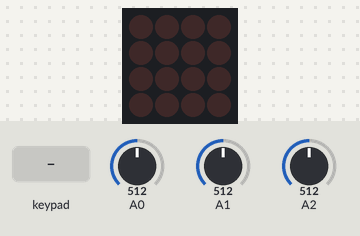
The sketch below on a simulated Arduino Leonardo, built with avr-gcc and run on an emulated ATmega32U4. Parts: 4×4 LED matrix. The inputs (shaded band) are chosen by the test bench; at power-on: A0 = 512, A1 = 512, A2 = 512.

Above: at 1.2 s.
1.3 s: key '0' pressed
At 1.42 s:
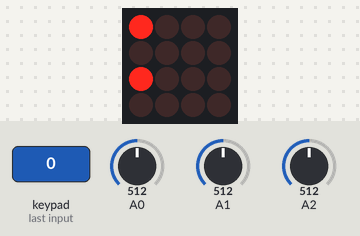
3.5 s: keypad keys 1 2 A pressed 0.4 s apart
At 5.0 s:
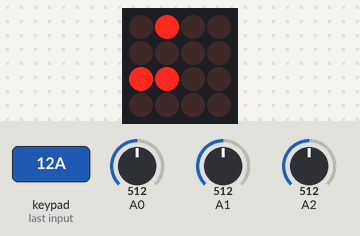
6.2 s: keypad keys 2 5 D pressed 0.4 s apart
At 8.3 s:
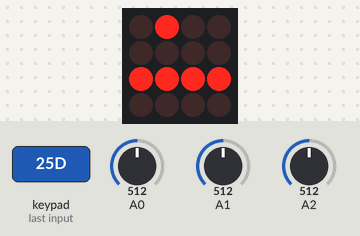
8.9 s: key '2' pressed
At 9.7 s:
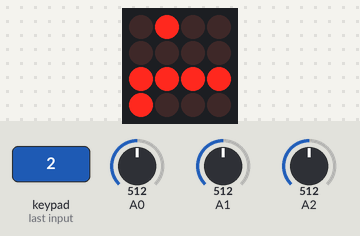
10.5 s: keypad keys 2 5 A pressed 0.4 s apart
At 12.7 s:
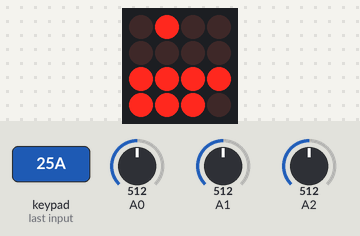
13.2 s: key '1' pressed
At 14.3 s:
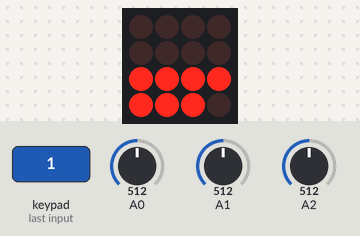
Timing chart, 0 to 15.7 s (numbered marks = the images above; inputs shaded):
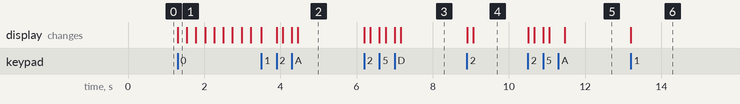

Measured:
- after the input at 1.3 s, the display: changes at once (image 1)
- after the input at 3.5 s, the display: first changes at once (image 2 shows a later state)
- after the input at 6.2 s, the display: first changes at once (image 3 shows a later state)
- after the input at 8.9 s, the display: first changes at once (image 4 shows a later state)
- after the input at 10.5 s, the display: first changes at once (image 5 shows a later state)
- after the input at 13.2 s, the display: changes at once (image 6)

The sketch:

8Step_Sketch.ino
```cpp
#include "Sequencer.h"
#include "MidiManager.h"
#include "ButtonManager.h"

#define INTER 0
#define USB 1

bool MODE = INTER;

Sequencer sequencer;
MidiManager midiManager;
ButtonManager buttonManager;

int led = 13;
int tempo = 120;

int divs[] = {1, 2, 4, 8};
int timeDiv = 1;

float gate = 0.90;

unsigned long prevMillis = 0;

uint8_t lastNote = 0;

void midiPlayCallback() {
  sequencer.togglePlayPause();
  buttonManager.togglePlayButton();
}

void midiStopCallback() {
  sequencer.togglePlayPause();
  buttonManager.togglePlayButton();

  if (lastNote != 0) {
    midiManager.noteOff(lastNote);
  }
}

void setup() {
  // Serial.begin(250000);

  buttonManager.setupManager();

  midiManager.playCallback = &midiPlayCallback;
  midiManager.stopCallback = &midiStopCallback;

  tempo = map(analogRead(0), 0, 1023, 30, 210);
  timeDiv = divs[map(analogRead(1), 0, 1023, 0, 3)];
  gate = map(analogRead(2), 0, 1023, 10, 90) / 100;
}

void readKnobs() {
  int newTempo = tempo;
  if (MODE == INTER) {
    newTempo = map(analogRead(0), 0, 1023, 30, 210);
  } else {
    newTempo = midiManager.midiTempo();
  }
  if (newTempo != tempo) {
    tempo = newTempo;
  }

  int newDiv = divs[map(analogRead(1), 0, 1023, 0, 3)];
  if (newDiv != timeDiv) {
    timeDiv = newDiv;
  }

  float newGate = map(analogRead(2), 0, 1023, 10, 90) / 100.0f;
  if (newGate != gate) {
    gate = newGate;
  }
}

void handleButtons(unsigned long currentMillis) {
  if (buttonManager.stateChanged(currentMillis, MODE)) {
    MODE = buttonManager.modeChanged(MODE);

    if (buttonManager.playPressed()) {
      sequencer.togglePlayPause();

      if (MODE == INTER) {
        midiManager.sendPlayStop(sequencer.isPlaying());
      }
    }

    if (buttonManager.recordPressed()) {
      sequencer.startRecording();

      if (MODE == INTER) {
        midiManager.sendPlayStop(false);
      }
    }

    uint8_t notePressed = buttonManager.notePressed();
    uint8_t noteReleased = buttonManager.noteReleased(sequencer.getState() == 2);

    if (notePressed > 0) {
      midiManager.noteOn(notePressed);
    }
    if (noteReleased > 0) {
      midiManager.noteOff(noteReleased);
      midiManager.noteOff(noteReleased + 1);
      if (sequencer.addStep(noteReleased)) {
        buttonManager.setStepRecordLEDs(sequencer.getCurrentStep(), sequencer.getSequenceLength());
      }
    }

    if (buttonManager.tapPressed()) {
      if (sequencer.addStep(0)) {
        buttonManager.setStepRecordLEDs(sequencer.getCurrentStep(), sequencer.getSequenceLength());
      }
    }

    if (buttonManager.extendPressed()) {
      sequencer.increaseSequence();
    }
    if (buttonManager.reducePressed()) {
      sequencer.decreaseSequence();
    }

    buttonManager.commitLEDState();
  }
}

void handleBeat(unsigned long currentMillis) {
  int inter = (1000 / (tempo * timeDiv)) * 60;
  int gateInter = inter * gate;

  bool beatOccured = false;
  if (MODE == INTER) {
    beatOccured = currentMillis - prevMillis >= inter && sequencer.isPlaying();
  } else if (MODE == USB) {
    beatOccured = midiManager.isPlaying() && midiManager.midiBeat();
  }

  if (beatOccured) {
    // EVERY BEAT

    uint8_t note = sequencer.processStep(&buttonManager);
    buttonManager.commitLEDState();

    if (note != 0) {
      midiManager.noteOn(note);
    }

    lastNote = note;

    prevMillis = currentMillis;
  }

  if (lastNote != 0 && currentMillis - prevMillis >= gateInter) {
    midiManager.noteOff(lastNote);
    lastNote = 0;
  }

  if (MODE == INTER && sequencer.isPlaying()) {
    midiManager.midiClockCheck(currentMillis, tempo);
  }
}

void loop() {
  readKnobs();

  unsigned long currentMillis = millis();

  handleButtons(currentMillis);

  handleBeat(currentMillis);

  if (MODE == USB)
    midiManager.midiRead(timeDiv, currentMillis);
}
```

ButtonManager.cpp
```cpp
#include <math.h>
#include "ButtonManager.h"

void ButtonManager::setupManager() {
    trellis.begin(0x70);
#ifdef __AVR__
    // Default Arduino I2C speed is 100 KHz, but the HT16K33 supports
    // 400 KHz.  We can force this for faster read & refresh, but may
    // break compatibility with other I2C devices...so be prepared to
    // comment this out, or save & restore value as needed.
    TWBR = 12;
#endif
    trellis.clear();
    trellis.writeDisplay();
}

bool ButtonManager::stateChanged(unsigned long delta, bool currentMode) {
    if (delta - previousReadTime < 20L) {
        return false;
    }

    previousReadTime = delta;

    bool state = trellis.readSwitches();

    if (state) {
        if (trellis.justPressed(SHIFT_BTN)) {
            trellis.setLED(SHIFT_BTN);
            trellis.setLED(DOWN_BTN + currentMode);
        }
        if (trellis.justReleased(SHIFT_BTN)) {
            trellis.clrLED(SHIFT_BTN);
            trellis.clrLED(DOWN_BTN);
            trellis.clrLED(UP_BTN);
        }

        checkOctaveButtons();
    }

    return state;
}

void ButtonManager::commitLEDState() {
    trellis.writeDisplay();
}

bool ButtonManager::playPressed() {
    bool justPressed = trellis.justPressed(PLAY_BTN);

    if (justPressed) {
        togglePlayButton();
    }

    return justPressed;
}

bool ButtonManager::recordPressed() {
    bool state = trellis.isLED(REC_BTN);
    bool justPressed = trellis.justPressed(REC_BTN);

    if (justPressed) {
        if (!state) {
            trellis.setLED(REC_BTN);
            trellis.clrLED(PLAY_BTN);
            clearAllBeats();
        } else {
            trellis.clrLED(REC_BTN);
        }
    }

    return justPressed;
}

void ButtonManager::togglePlayButton() {
    bool state = trellis.isLED(PLAY_BTN);

    if (!state) {
        trellis.setLED(PLAY_BTN);
        trellis.clrLED(REC_BTN);
    } else {
        trellis.clrLED(PLAY_BTN);
        clearAllBeats();
    }
}

bool ButtonManager::tapPressed() {
    bool justPressed = trellis.justPressed(TAP_BTN);

    if (justPressed) {
        trellis.setLED(TAP_BTN);
    } else {
        trellis.clrLED(TAP_BTN);
    }

    return justPressed;
}

bool ButtonManager::modeChanged(bool currentMode) {
    if (!trellis.isKeyPressed(SHIFT_BTN)) return currentMode;

    if (trellis.justPressed(DOWN_BTN)) {
        trellis.setLED(DOWN_BTN);
        trellis.clrLED(UP_BTN);
        return 0; // Internal sync
    }
    if (trellis.justPressed(UP_BTN)) {
        trellis.setLED(UP_BTN);
        trellis.clrLED(DOWN_BTN);
        return 1; // USB sync
    }

    trellis.setLED(DOWN_BTN + currentMode);
    return currentMode;
}

bool ButtonManager::extendPressed() {
    bool justPressed = trellis.justPressed(NEXT_BTN) && trellis.isKeyPressed(SHIFT_BTN);

    if (justPressed) {
        trellis.setLED(NEXT_BTN);
    } else {
        trellis.clrLED(NEXT_BTN);
    }

    return justPressed;
}

bool ButtonManager::reducePressed() {
    bool justPressed = trellis.justPressed(PREV_BTN) && trellis.isKeyPressed(SHIFT_BTN);

    if (justPressed) {
        trellis.setLED(PREV_BTN);
    } else {
        trellis.clrLED(PREV_BTN);
    }

    return justPressed;
}

void ButtonManager::checkOctaveButtons() {
    if (trellis.justPressed(DOWN_BTN)) {
        octaveMod = max(octaveMod - 1, -5);
        trellis.setLED(DOWN_BTN);
    } else {
        trellis.clrLED(DOWN_BTN);
    }

    if (trellis.justPressed(UP_BTN)) {
        octaveMod = min(octaveMod + 1, 5);
        trellis.setLED(UP_BTN);
    } else {
        trellis.clrLED(UP_BTN);
    }
}

uint8_t ButtonManager::notePressed() {
    uint8_t note = 0;

    for (int i = 8; i < 16; i++) {
        if (trellis.justPressed(i)) {
            note = addOctave(notes[i - 8]);

            if (trellis.isKeyPressed(SHIFT_BTN)) {
                note++;
            }

            trellis.setLED(i);
        }
    }

    return note;
}

uint8_t ButtonManager::noteReleased(bool isRecording) {
    uint8_t note = 0;

    for (int i = 8; i < 16; i++) {
        if (trellis.justReleased(i)) {
            note = addOctave(notes[i - 8]);

            uint8_t lights = (stepsPressed == 0) ? 8 : stepsPressed;
            if (!isRecording || i - 8 >= lights) {
                trellis.clrLED(i);
            }
        }
    }

    return note;
}

void ButtonManager::clearAllBeats() {
    for (int i = 8; i < 16; i++) {
        trellis.clrLED(i);
    }
}

uint8_t ButtonManager::addOctave(uint8_t note) {
    return max(min(note + (octaveMod * 12), 127), 1);
}

void ButtonManager::setBeatLED(int beat, int sequenceLength) {
    clearAllBeats();
    trellis.setLED((beat % 8) + 8);

    if (sequenceLength > 8) {
        uint8_t pageNum = beat / 8;
        trellis.setLED(pageNum + 8);
    }
}

void ButtonManager::setStepRecordLEDs(int steps, int sequenceLength) {
    if (steps % 8 == 0 && sequenceLength > 8 && steps < sequenceLength) {
        clearAllBeats();
    }

    stepsPressed = steps % 8;
    uint8_t lights = (stepsPressed == 0 && steps == sequenceLength) ? 8 : stepsPressed;
    for (int i = 8; i < 8 + lights; i++) {
        trellis.setLED(i);
    }

    if (sequenceLength > 8) {
        uint8_t pageLED = (steps / 8) + 8;

        if (steps == sequenceLength) {
            pageLED--;
        }

        if (trellis.isLED(pageLED)) {
            trellis.clrLED(pageLED);
        } else {
            trellis.setLED(pageLED);
        }
    }
}
```

ButtonManager.h
```cpp
#ifndef __BUTTONMANAGER__
#define __BUTTONMANAGER__

#include <Wire.h>
#include <Adafruit_Trellis.h>
#include <stdint.h>

class ButtonManager {
public:
    void setupManager();
    bool stateChanged(unsigned long delta, bool currentMode);
    bool playPressed();
    void togglePlayButton();
    bool recordPressed();
    bool tapPressed();
    bool modeChanged(bool currentMode);

    bool extendPressed();
    bool reducePressed();

    void commitLEDState();
    uint8_t notePressed();
    uint8_t noteReleased(bool isRecording);
    void setBeatLED(int beat, int sequenceLength);
    void setStepRecordLEDs(int steps, int sequenceLength);

    ButtonManager() :
    previousReadTime(0),
    stepsPressed(0),
    octaveMod(0) {
        uint8_t temp[] = {60, 62, 64, 65, 67, 69, 71, 72};
        for (int i = 0; i < 8; i++) {
            notes[i] = temp[i];
        }
    }

private:
    enum ButtonDefs {
        PLAY_BTN = 0,
        REC_BTN,
        TAP_BTN,
        SHIFT_BTN,
        DOWN_BTN,
        UP_BTN,
        PREV_BTN,
        NEXT_BTN,
        NOTE_START_BTN
    };

    Adafruit_Trellis trellis;
    uint8_t notes[8];
    unsigned long previousReadTime;
    uint8_t stepsPressed;
    int octaveMod;

    void clearAllBeats();
    uint8_t addOctave(uint8_t note);
    void checkOctaveButtons();
};

#endif
```

MidiManager.cpp
```cpp
#include "MidiManager.h"

void MidiManager::midiNoteOn(byte channel, byte pitch, byte velocity) {
    midiEventPacket_t noteOn = {0x09, (byte)(0x90 | channel), pitch, velocity};
    MidiUSB.sendMIDI(noteOn);
    MidiUSB.flush();
}

void MidiManager::midiNoteOff(byte channel, byte pitch, byte velocity) {
    midiEventPacket_t noteOff = {0x08, (byte)(0x80 | channel), pitch, velocity};
    MidiUSB.sendMIDI(noteOff);
    MidiUSB.flush();
}

void MidiManager::midiControlChange(byte channel, byte control, byte value) {
    midiEventPacket_t event = {0x0B, (byte)(0xB0 | channel), control, value};
    MidiUSB.sendMIDI(event);
}

void MidiManager::midiRead(uint8_t division, unsigned long delta) {
    if (division != timeDiv) {
        timeDiv = division;
    }

    midiEventPacket_t rx;
    do {
        rx = MidiUSB.read();
        if (rx.header != 0) {
            if (rx.byte1 == 0xFA) {
                isMidiPlaying = true;
                beatCounter = 0;
                (playCallback)();
            }
            if (rx.byte1 == 0xFC) {
                isMidiPlaying = false;
                (stopCallback)();
            }
            if (rx.byte1 == 0xF8) {
                processMidiClock(delta);
            }
        }
    } while (rx.header != 0);
}

void MidiManager::processMidiClock(unsigned long delta) {
    beatCounter++;
    beatLock = false;

    if (delta - prevSend != frameGap) {
        frameGap = delta - prevSend;
    }

    prevSend = delta;
}

bool MidiManager::midiBeat() {
    bool beat = beatCounter % (24 / timeDiv) == 0;

    if (beat && !beatLock) {
        beatLock = true;
        return true;
    }

    return false;
}

int MidiManager::midiTempo() {
    if (frameGap == 0) return 120;

    return 60000 / (24 * frameGap);
}

void MidiManager::noteOn(uint8_t pitch) {
    midiNoteOn(channel, pitch, 127);
}

void MidiManager::noteOff(uint8_t pitch) {
    midiNoteOff(channel, pitch, 127);
}

void MidiManager::ccChange(uint8_t ccNum, uint8_t val) {
    midiControlChange(channel, ccNum, val);
}

void MidiManager::sendPlayStop(bool play) {
    byte header = (play) ? 0xFA : 0xFC;
    midiEventPacket_t packet = {header >> 4, header, 0, 0};
    MidiUSB.sendMIDI(packet);
    MidiUSB.flush();
}

void MidiManager::midiClockCheck(unsigned long delta, int tempo) {
    int inter = (1000 / (tempo * 24)) * 60; // 24 frames per quarter

    if (delta - prevSend >= inter) {
        midiEventPacket_t packet = {0x0F, 0xF8, 0, 0};
        MidiUSB.sendMIDI(packet);
        MidiUSB.flush();

        prevSend = delta;
    }
}
```

MidiManager.h
```cpp
#ifndef __MIDIMANAGER__
#define __MIDIMANAGER__

#include <stdint.h>
#include "MIDIUSB.h"

class MidiManager {
public:
    void (*playCallback)(void);
    void (*stopCallback)(void);

    void noteOn(uint8_t pitch);
    void noteOff(uint8_t pitch);
    void ccChange(uint8_t ccNum, uint8_t val);
    void sendPlayStop(bool play);
    void midiClockCheck(unsigned long delta, int tempo);
    void midiRead(uint8_t division, unsigned long delta);
    bool midiBeat();
    int midiTempo();

    MidiManager() :
    channel(1),
    isMidiPlaying(false),
    beatLock(false),
    beatCounter(0),
    timeDiv(1),
    frameGap(0) {}

    inline bool isPlaying() const { return isMidiPlaying; }

private:
    int channel;
    bool isMidiPlaying;
    unsigned int beatCounter;
    bool beatLock;
    uint8_t timeDiv;
    unsigned long prevSend;
    unsigned long frameGap;

    void midiNoteOn(byte channel, byte pitch, byte velocity);
    void midiNoteOff(byte channel, byte pitch, byte velocity);
    void midiControlChange(byte channel, byte control, byte value);
    void processMidiClock(unsigned long delta);
};

#endif
```

Sequencer.cpp
```cpp
#include "Sequencer.h"

void Sequencer::togglePlayPause() {
    if (state != SEQUENCER_STATE_PLAYING) {
        if (state == SEQUENCER_STATE_RECORDING) {
            currentStep = 0;
        }

        state = SEQUENCER_STATE_PLAYING;
    } else {
        state = SEQUENCER_STATE_STOPPED;
    }
}

void Sequencer::startRecording() {
    state = SEQUENCER_STATE_RECORDING;
    currentStep = 0;
}

uint8_t Sequencer::processStep(ButtonManager *manager) {
    uint8_t step = sequence[currentStep];

    manager->setBeatLED(currentStep, sequenceLength);

    currentStep++;
    if (currentStep == sequenceLength) {
        currentStep = 0;
    }

    return step;
}

void Sequencer::increaseSequence() {
    if (sequenceLength == MAX_SEQUENCE_LENGTH) return;

    sequenceLength += 8;

    // Clear out the new section of the sequence
    for (int i = sequenceLength - 8; i < sequenceLength; i++) {
        sequence[i] = 0;
    }
}

void Sequencer::decreaseSequence() {
    if (sequenceLength == MIN_SEQUENCE_LENGTH) return;

    sequenceLength -= 8;

    if (currentStep >= sequenceLength) {
        currentStep = 0;
    }
}

bool Sequencer::addStep(uint8_t step) {
    if (state != SEQUENCER_STATE_RECORDING) return false;
    if (currentStep == sequenceLength) return false; // TODO: Reconsider?

    sequence[currentStep] = step;
    currentStep++;

    return true;
}
```

Sequencer.h
```cpp
#ifndef __SEQUENCER__
#define __SEQUENCER__

#include <stdint.h>
#include "ButtonManager.h"

#define MIN_SEQUENCE_LENGTH 8
#define MAX_SEQUENCE_LENGTH 32

class Sequencer {
public:
    enum SequencerState {
        SEQUENCER_STATE_STOPPED = 0,
        SEQUENCER_STATE_PLAYING,
        SEQUENCER_STATE_RECORDING
    };

    void togglePlayPause();
    void startRecording();
    uint8_t processStep(ButtonManager *manager);
    void increaseSequence();
    void decreaseSequence();

    bool addStep(uint8_t step);

    Sequencer() :
    sequenceLength(MIN_SEQUENCE_LENGTH),
    state(SEQUENCER_STATE_STOPPED),
    currentStep(0) {
        for (int i = 0; i < MAX_SEQUENCE_LENGTH; i++) {
            sequence[i] = 0;
        }
    }

    //// INLINE FUNCTIONS ////
    inline bool isPlaying() const { return state == SEQUENCER_STATE_PLAYING; }
    inline int getSequenceLength() const { return sequenceLength; }
    inline int getCurrentStep() { return currentStep; }
    inline SequencerState getState() { return state; }

private:
    uint8_t sequence[MAX_SEQUENCE_LENGTH];
    int sequenceLength;

    SequencerState state;
    int currentStep;
};

#endif
```
